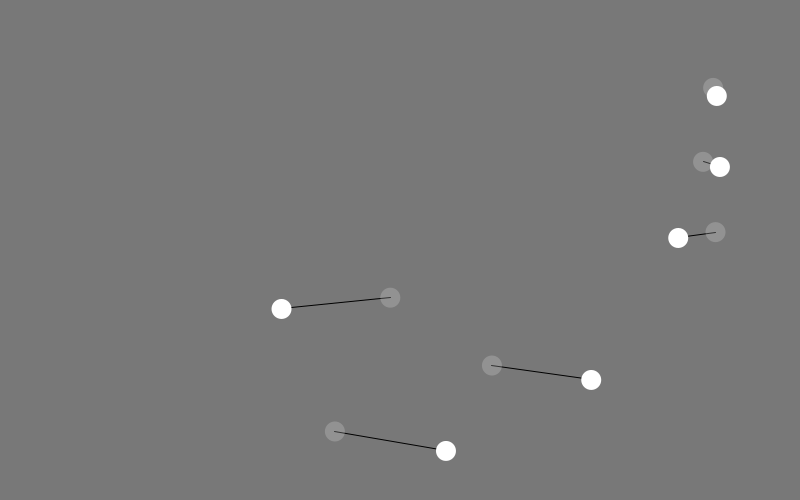
Frame 1 (no input)
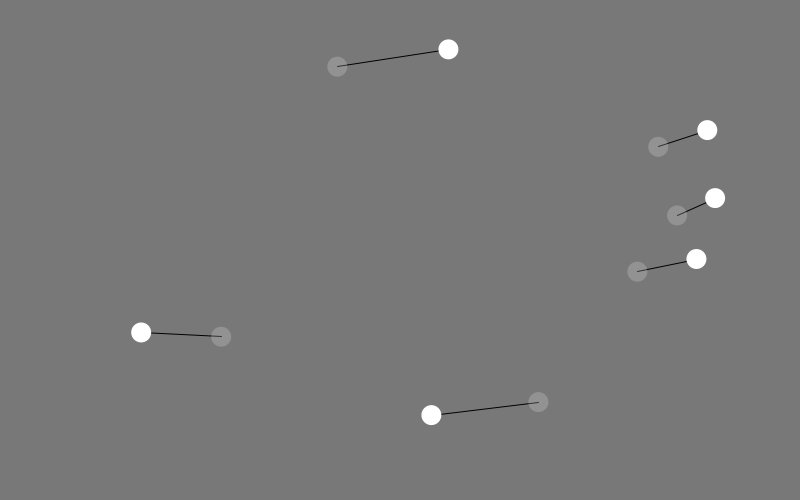
Frame 60 (the mouse pressed at the canvas centre just before this capture)
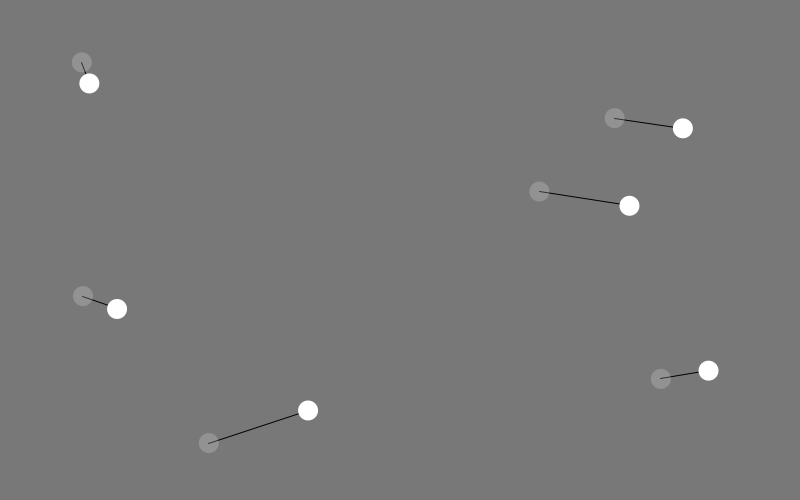
Frame 120 (the mouse held since frame 60 and released just before this capture)

The Processing sketch that drew these frames (run headless with seeded random() and noise(); from frame 60 on, the mouse is pressed at the canvas centre):

// Processing sketch: processing_152034
// ── processing_152034.pde

/*
 * Use LEFT and RIGHT to change the span of the circles journey
 * Drag the mouse to change the delay of the second circle
 */
int span;
int maxSpan;
int delay = 20;
int updown = 25;

int     num;    // the number of items in the array (# of circles)
float[] y;      // y-position of each circle (fixed)
float[] speed;  // speed of each circle
float[] phase;  // phase of each circle

float red = 120;
float green = 120;
float blue = 120;

void setup() {
  size(800, 500);
  span = (int) (width / 2.5);
  maxSpan = span;
  num = 6;

  // allocate space for each array
  y = new float[num];
  speed = new float[num];
  phase = new float[num]; 

  // calculate the gap in y based on the number of circles
  float gap = height / (num + 1);

  //setup an initial value for each item in the array
  for (int i=0; i<num; i++) {
    y[i] = gap * (i + 1);      // y is constant for each so can be calculated once
    speed[i] = random(2, 6);
    phase[i] = random(TWO_PI);
  }
}

void draw() {
  background(red, green, blue);
  for (int i=0; i<num; i++) {
    // calculate the x-position of each ball based on the speed, phase and current frame
    float x1 = width/2 + sin(radians(frameCount*speed[i] ) + phase[i])* span;
    float x2 = width/2 + sin(radians(frameCount*speed[i] - delay ) + phase[i])* span;
    float y1 =  y[i] + cos(frameCount*0.2/speed[i]) * updown;
    float y2 = y[i] + cos((frameCount-delay)*0.2/speed[i]) * updown;
    stroke(0);
    line(x1, y1, x2, y2);
    noStroke();
    fill(255);
    ellipse(x1, y1, 20, 20);
    fill(255, 50);
    ellipse(x2, y2, 20, 20);
  }
}

void keyReleased() {
  if (keyCode == RIGHT && span < maxSpan) {
    span += 5;
  }
  if ( keyCode == LEFT && span > 40) {
    span -= 5;
  }
}

// change the background colour if the mouse is dragged
void mouseDragged() {
  red = map(mouseX, 0, width, 0, 255);
  green = map(mouseY, 0, height, 0, 255);
  blue = map(mouseX+mouseY, 0, width+height, 255, 0);
  delay = (int) map(mouseX, 0, width, 0, 50);
}
